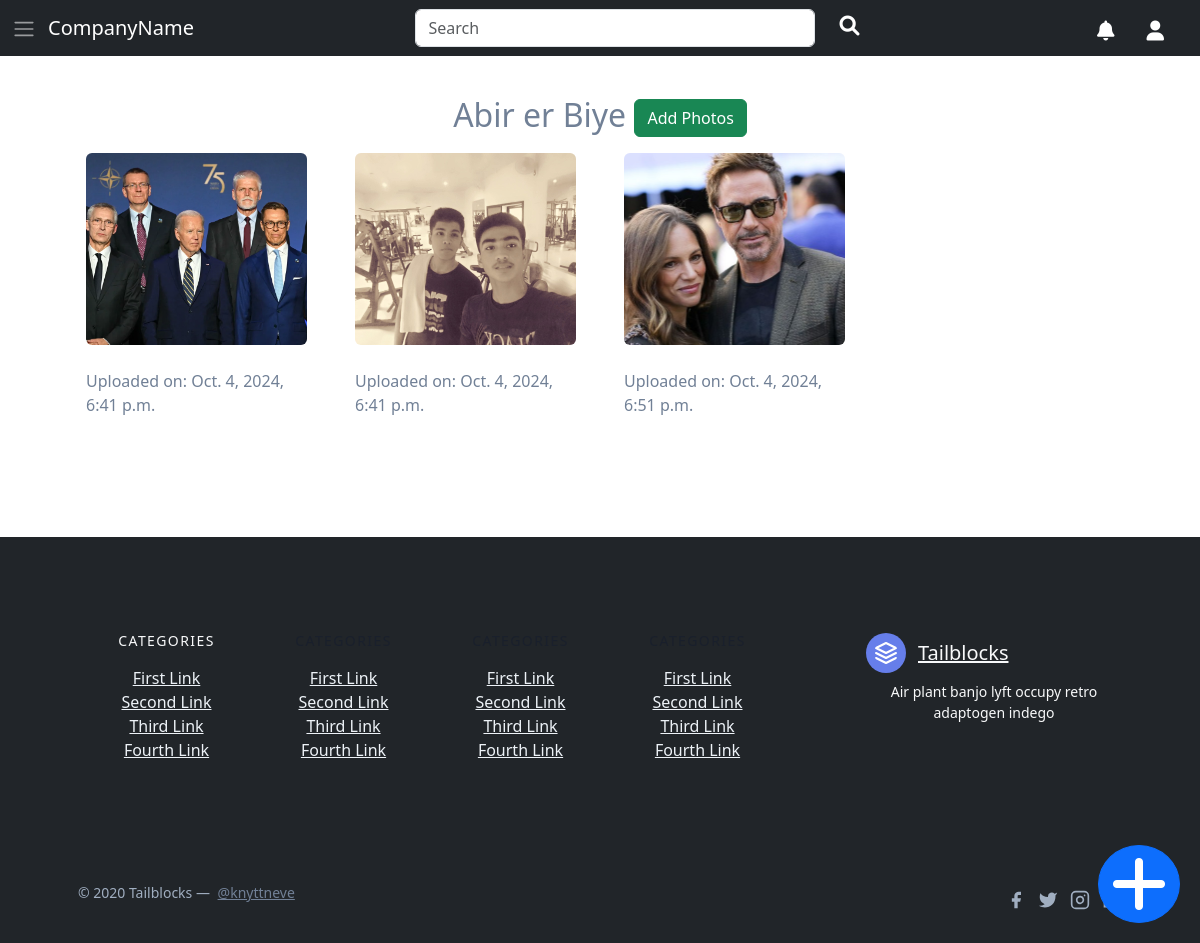
Screenshot of /myEvents/33 with the database file from the repository.
### home/models.py (models this page shows, shortened)
class Event(models.Model):
    name = models.CharField(max_length=1000, default="")
    description = models.CharField(max_length=1000, default="")
    host = models.ForeignKey(settings.AUTH_USER_MODEL, on_delete=models.CASCADE, related_name='hosted_events', default="")
    guest = models.ManyToManyField(settings.AUTH_USER_MODEL, related_name='guest_events')
    event_date = models.DateField()

class PicsRelation(models.Model):
    event = models.ForeignKey(Event, related_name='pictures', default="", on_delete=models.CASCADE)  # Link multiple images to one event
    image = models.ImageField(upload_to='images/eventPictures', default="")
    date = models.DateTimeField(auto_now_add=True)

### home/views.py (the view)
# urls.py: path('myEvents/<str:eventID>', views.eventPage, name='eventPage'),
def eventPage(request, eventID):
    event = Event.objects.get(id=eventID)
    pictures = PicsRelation.objects.filter(event=event)
    return render(request, 'eventPage.html',{'event':event, 'photos':pictures})

### home/templates/eventPage.html (shortened to what this page needs)
{% extends 'layout.html' %}
{% block body %}
<section class="text-gray-600 body-font">
    <div class="container px-5 py-24 mx-auto">
        <h2 class="text-center">{{event.name}}  <button class="btn btn-success" data-bs-toggle="modal" data-bs-target="#addPhotosModal">Add Photos</button></h2>
      <div class="flex flex-wrap -m-4">
        {% for photo in photos %}
        <div class="lg:w-1/4 md:w-1/2 p-4 w-full">
          <a class="block relative h-48 rounded overflow-hidden">
            <img alt="ecommerce" class="object-cover object-center w-full h-full block" src="/media/{{photo.image}}">
          </a>
          <div class="mt-4">
            <p class="mt-1">Uploaded on: {{photo.date}}</p>
          </div>
        </div>
        {% endfor %}
      </div>
    </div>
  </section>
{% endblock %}

### accounts/templates/layout.html (style rules this page uses)
body, html { height: 100%; }

### rows the page displays
Event: name "Abir er Biye"
PicsRelation: image (picture), date "Oct. 4, 2024, 6:41 p.m."
PicsRelation: image (picture), date "Oct. 4, 2024, 6:41 p.m."
PicsRelation: image (picture), date "Oct. 4, 2024, 6:51 p.m."
